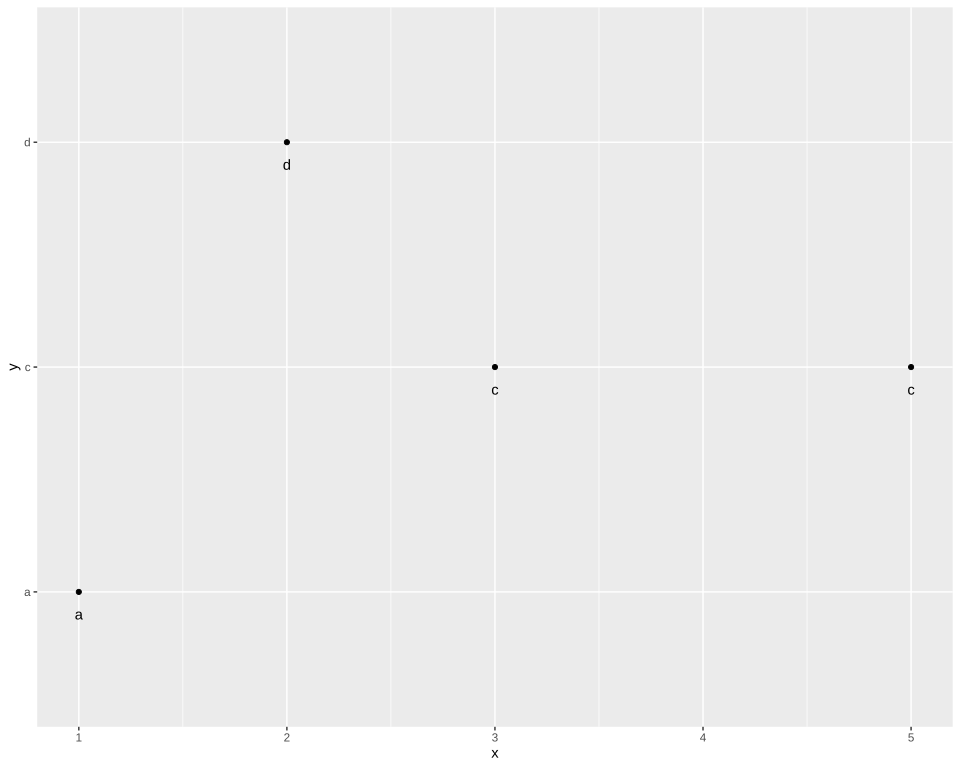

This chart was generated by the following R code:
# The plot test/golden/text_nudge.svg draws, drawn by ggplot2 itself, as ggplot2's own visual tests
# draw their snapshots: the independent check on that golden whenever it changes. The suite never
# runs this; it needs R, ggplot2 and vdiffr, saved as the Docker image giggly-r:ggplot2-4.0.3. From
# the repository's root:
#
#   docker run --rm -v "$PWD/test/golden":/golden:ro giggly-r:ggplot2-4.0.3 \
#     Rscript /golden/text_nudge.R > text_nudge.ggplot2.svg
#
# and compare the two drawings element by element, as test/golden/point.R describes.
#
# position_nudge()'s "Or, in brief" example from ggplot2's reference page: four points on a discrete
# y axis, each labelled with its level, the labels nudged a tenth of a level down, geom_text()'s
# nudge_y. First checked with ggplot2 4.0.3 and vdiffr 1.0.9: every element and clip path matches
# but svglite's around the whole drawing, and the one departure is test/golden/point.R's, the x axis
# drawn before the y.

library(ggplot2)

data <- data.frame(x = c(1, 3, 2, 5), y = c("a", "c", "d", "c"))
plot <- ggplot(data, aes(x, y)) +
  geom_point() +
  geom_text(aes(label = y), nudge_y = -0.1) +
  theme_gray()

file <- tempfile(fileext = ".svg")
vdiffr::write_svg(plot, file)
cat(readLines(file), sep = "\n")
